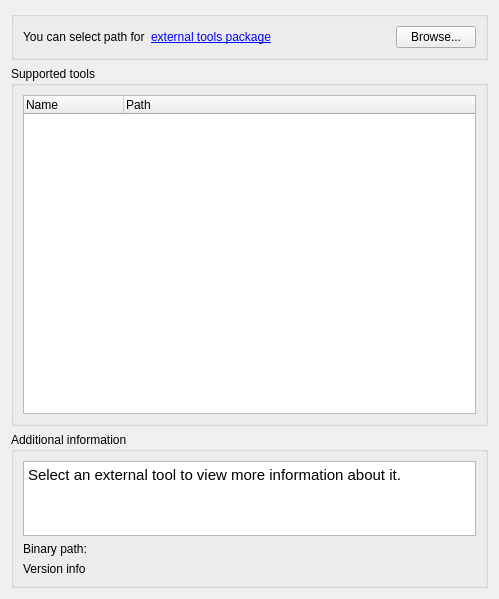
<?xml version="1.0" encoding="UTF-8"?>
<ui version="4.0">
 <class>ETSSettingsWidget</class>
 <widget class="QWidget" name="ETSSettingsWidget">
  <property name="geometry">
   <rect>
    <x>0</x>
    <y>0</y>
    <width>499</width>
    <height>599</height>
   </rect>
  </property>
  <property name="sizePolicy">
   <sizepolicy hsizetype="Minimum" vsizetype="Minimum">
    <horstretch>0</horstretch>
    <verstretch>0</verstretch>
   </sizepolicy>
  </property>
  <property name="minimumSize">
   <size>
    <width>0</width>
    <height>0</height>
   </size>
  </property>
  <property name="windowTitle">
   <string>Resource settings</string>
  </property>
  <layout class="QVBoxLayout" name="verticalLayout">
   <item>
    <layout class="QVBoxLayout" name="verticalLayout_4" stretch="0,3,1">
     <item>
      <widget class="QGroupBox" name="groupBox_2">
       <property name="title">
        <string/>
       </property>
       <layout class="QHBoxLayout" name="horizontalLayout">
        <item>
         <widget class="QLabel" name="selectToolPackLabel">
          <property name="text">
           <string>You can select path for</string>
          </property>
         </widget>
        </item>
        <item>
         <widget class="QLabel" name="linkLabel">
          <property name="toolTip">
           <string>Check lastest version of external tools package</string>
          </property>
          <property name="text">
           <string>&lt;a href=&quot;http://ugene.unipro.ru/external.html&quot;&gt;external tools package&lt;/a&gt;</string>
          </property>
         </widget>
        </item>
        <item>
         <spacer name="horizontalSpacer">
          <property name="orientation">
           <enum>Qt::Horizontal</enum>
          </property>
          <property name="sizeHint" stdset="0">
           <size>
            <width>40</width>
            <height>20</height>
           </size>
          </property>
         </spacer>
        </item>
        <item>
         <widget class="QPushButton" name="selectToolPackButton">
          <property name="text">
           <string>Browse...</string>
          </property>
         </widget>
        </item>
       </layout>
      </widget>
     </item>
     <item>
      <widget class="QGroupBox" name="groupBox">
       <property name="minimumSize">
        <size>
         <width>0</width>
         <height>0</height>
        </size>
       </property>
       <property name="title">
        <string>Supported tools</string>
       </property>
       <layout class="QVBoxLayout" name="verticalLayout_2">
        <property name="sizeConstraint">
         <enum>QLayout::SetMinimumSize</enum>
        </property>
        <item>
         <widget class="QTreeWidget" name="treeWidget">
          <property name="minimumSize">
           <size>
            <width>200</width>
            <height>0</height>
           </size>
          </property>
          <column>
           <property name="text">
            <string>Name</string>
           </property>
          </column>
          <column>
           <property name="text">
            <string>Path</string>
           </property>
          </column>
         </widget>
        </item>
       </layout>
      </widget>
     </item>
     <item>
      <widget class="QGroupBox" name="infoGroupBox">
       <property name="sizePolicy">
        <sizepolicy hsizetype="Preferred" vsizetype="Preferred">
         <horstretch>0</horstretch>
         <verstretch>0</verstretch>
        </sizepolicy>
       </property>
       <property name="minimumSize">
        <size>
         <width>0</width>
         <height>0</height>
        </size>
       </property>
       <property name="maximumSize">
        <size>
         <width>16777215</width>
         <height>16777215</height>
        </size>
       </property>
       <property name="baseSize">
        <size>
         <width>0</width>
         <height>140</height>
        </size>
       </property>
       <property name="title">
        <string>Additional information</string>
       </property>
       <property name="alignment">
        <set>Qt::AlignLeading|Qt::AlignLeft|Qt::AlignTop</set>
       </property>
       <layout class="QVBoxLayout" name="verticalLayout_3">
        <item>
         <layout class="QVBoxLayout" name="verticalLayout_5">
          <property name="sizeConstraint">
           <enum>QLayout::SetDefaultConstraint</enum>
          </property>
          <item>
           <widget class="QTextBrowser" name="descriptionTextBrowser">
            <property name="sizePolicy">
             <sizepolicy hsizetype="Expanding" vsizetype="Expanding">
              <horstretch>0</horstretch>
              <verstretch>0</verstretch>
             </sizepolicy>
            </property>
            <property name="minimumSize">
             <size>
              <width>0</width>
              <height>75</height>
             </size>
            </property>
            <property name="maximumSize">
             <size>
              <width>16777215</width>
              <height>16777215</height>
             </size>
            </property>
            <property name="readOnly">
             <bool>true</bool>
            </property>
            <property name="html">
             <string>&lt;!DOCTYPE HTML PUBLIC &quot;-//W3C//DTD HTML 4.0//EN&quot; &quot;http://www.w3.org/TR/REC-html40/strict.dtd&quot;&gt;
&lt;html&gt;&lt;head&gt;&lt;meta name=&quot;qrichtext&quot; content=&quot;1&quot; /&gt;&lt;style type=&quot;text/css&quot;&gt;
p, li { white-space: pre-wrap; }
&lt;/style&gt;&lt;/head&gt;&lt;body style=&quot; font-family:'Ubuntu'; font-size:11pt; font-weight:400; font-style:normal;&quot;&gt;
&lt;p style=&quot; margin-top:0px; margin-bottom:0px; margin-left:0px; margin-right:0px; -qt-block-indent:0; text-indent:0px;&quot;&gt;Select an external tool to view more information about it.&lt;/p&gt;&lt;/body&gt;&lt;/html&gt;</string>
            </property>
           </widget>
          </item>
          <item>
           <widget class="QLabel" name="binaryPathLabel">
            <property name="sizePolicy">
             <sizepolicy hsizetype="Preferred" vsizetype="Preferred">
              <horstretch>0</horstretch>
              <verstretch>0</verstretch>
             </sizepolicy>
            </property>
            <property name="frameShape">
             <enum>QFrame::NoFrame</enum>
            </property>
            <property name="text">
             <string>Binary path:</string>
            </property>
            <property name="scaledContents">
             <bool>true</bool>
            </property>
           </widget>
          </item>
          <item>
           <widget class="QLabel" name="versionLabel">
            <property name="text">
             <string>Version info</string>
            </property>
           </widget>
          </item>
         </layout>
        </item>
       </layout>
      </widget>
     </item>
    </layout>
   </item>
  </layout>
 </widget>
 <resources/>
 <connections/>
</ui>
